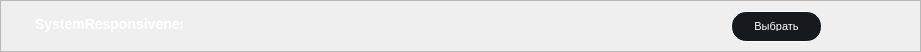
      <widget class="QFrame" name="frame_SystemResponsiveness">
       <property name="geometry">
        <rect>
         <x>10</x>
         <y>10</y>
         <width>921</width>
         <height>45</height>
        </rect>
       </property>
       <property name="maximumSize">
        <size>
         <width>16777215</width>
         <height>45</height>
        </size>
       </property>
       <property name="styleSheet">
        <string notr="true">/* styles.qss */

#frame_SystemResponsiveness {
    background-color: #161A1E;
    border-radius: 15px; /* Установите значение по вашему усмотрению для достижения овальной формы */
}
</string>
       </property>
       <property name="frameShape">
        <enum>QFrame::StyledPanel</enum>
       </property>
       <property name="frameShadow">
        <enum>QFrame::Raised</enum>
       </property>
       <layout class="QHBoxLayout" name="horizontalLayout">
        <property name="spacing">
         <number>0</number>
        </property>
        <property name="leftMargin">
         <number>0</number>
        </property>
        <property name="topMargin">
         <number>0</number>
        </property>
        <property name="rightMargin">
         <number>0</number>
        </property>
        <property name="bottomMargin">
         <number>0</number>
        </property>
        <item>
         <widget class="QFrame" name="frame_SystemResponsiveness_2">
          <property name="minimumSize">
           <size>
            <width>0</width>
            <height>50</height>
           </size>
          </property>
          <property name="styleSheet">
           <string notr="true">background-color: transparent;</string>
          </property>
          <property name="frameShape">
           <enum>QFrame::StyledPanel</enum>
          </property>
          <property name="frameShadow">
           <enum>QFrame::Raised</enum>
          </property>
          <widget class="QLabel" name="labelSystemResponsiveness">
           <property name="geometry">
            <rect>
             <x>580</x>
             <y>10</y>
             <width>111</width>
             <height>31</height>
            </rect>
           </property>
           <property name="sizePolicy">
            <sizepolicy hsizetype="Preferred" vsizetype="Preferred">
             <horstretch>70</horstretch>
             <verstretch>30</verstretch>
            </sizepolicy>
           </property>
           <property name="minimumSize">
            <size>
             <width>70</width>
             <height>30</height>
            </size>
           </property>
           <property name="styleSheet">
            <string notr="true">color: white; /* Установите цвет текста в белый */
font-size: 14px; /* Установите размер шрифта в 14 пикселей */
font-family: &quot;Times New Roman&quot;; /* Установите тип шрифта по вашему выбору */
font-weight: bold; /* Установите жирность шрифта (если нужно) */
margin-top: 5px; /* Опустить текст на 10 пикселей вниз */</string>
           </property>
           <property name="text">
            <string/>
           </property>
          </widget>
          <widget class="QPushButton" name="pushSystemResponsiveness">
           <property name="geometry">
            <rect>
             <x>730</x>
             <y>10</y>
             <width>91</width>
             <height>31</height>
            </rect>
           </property>
           <property name="minimumSize">
            <size>
             <width>91</width>
             <height>31</height>
            </size>
           </property>
           <property name="maximumSize">
            <size>
             <width>91</width>
             <height>31</height>
            </size>
           </property>
           <property name="baseSize">
            <size>
             <width>0</width>
             <height>0</height>
            </size>
           </property>
           <property name="styleSheet">
            <string notr="true">/* styles.qss */

QPushButton {
    background-color: #161A1E;
    border-radius: 15px;
    color: white; /* Установите цвет текста */
    font-size: 11px; /* Установите размер шрифта */
    padding: 10px 20px; /* Установите отступы */
    border: 1px solid white; /* Уменьшаем толщину обводки до 1 пикселя */
}

QPushButton:hover {
    background-color: #2C3236;
    transition: background-color 0.3s ease;
}
</string>
           </property>
           <property name="text">
            <string>Выбрать</string>
           </property>
          </widget>
          <widget class="QLabel" name="labelTextSystemResponsiveness">
           <property name="geometry">
            <rect>
             <x>30</x>
             <y>10</y>
             <width>151</width>
             <height>21</height>
            </rect>
           </property>
           <property name="styleSheet">
            <string notr="true">/* styles.qss */

QLabel {
    color: white; /* Установите цвет текста в белый */
    font-size: 14px; /* Установите размер шрифта в 14 пикселей */
    font-family: &quot;Times New Roman&quot;; /* Установите тип шрифта по вашему выбору */
    font-weight: bold; /* Установите жирность шрифта (если нужно) */
    margin-top: 5px; /* Опустить текст на 10 пикселей вниз */
}
</string>
           </property>
           <property name="text">
            <string>SystemResponsiveness</string>
           </property>
          </widget>
         </widget>
        </item>
       </layout>
      </widget>
